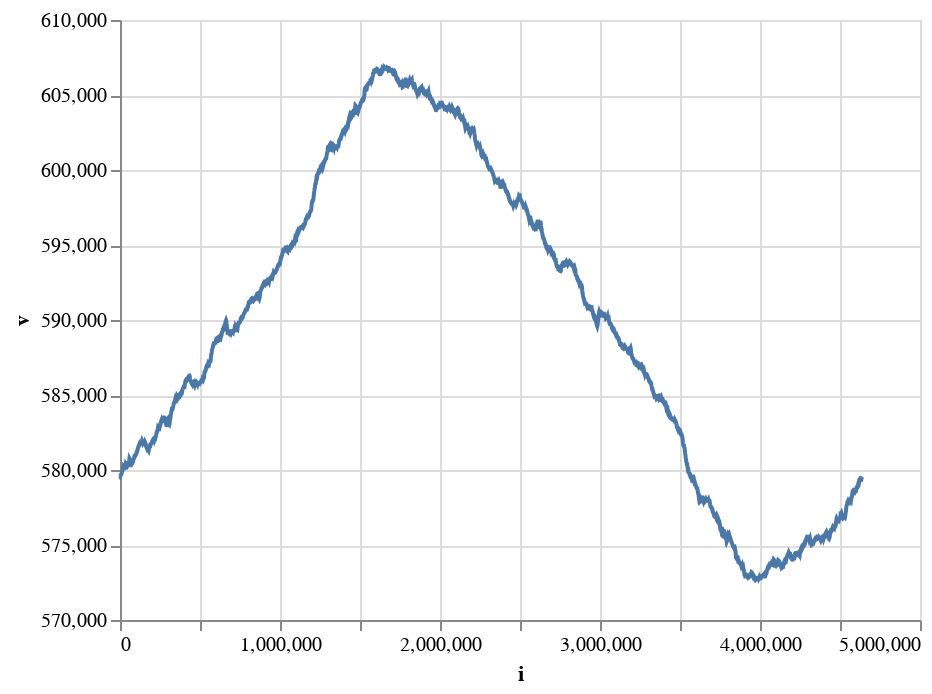

The notebook cell saved with this chart:
### Code cell
diagrama_linea(lista_base_rapida(ec_genoma, 'C'), zero=False)

### Figure 1 — Vega-Lite specification as saved in the notebook (floating-point values rounded to 4 significant figures; data arrays with more than 128 entries replaced by an {"elided": "..."} marker saying what was removed)
{"config": {"view": {"continuousWidth": 400, "continuousHeight": 300}}, "data": {"values": {"elided": "4639 records"}}, "mark": "line", "encoding": {"x": {"type": "quantitative", "field": "i"}, "y": {"type": "quantitative", "field": "v", "scale": {"zero": false}}}, "$schema": "https://vega.github.io/schema/vega-lite/v4.8.1.json"}
